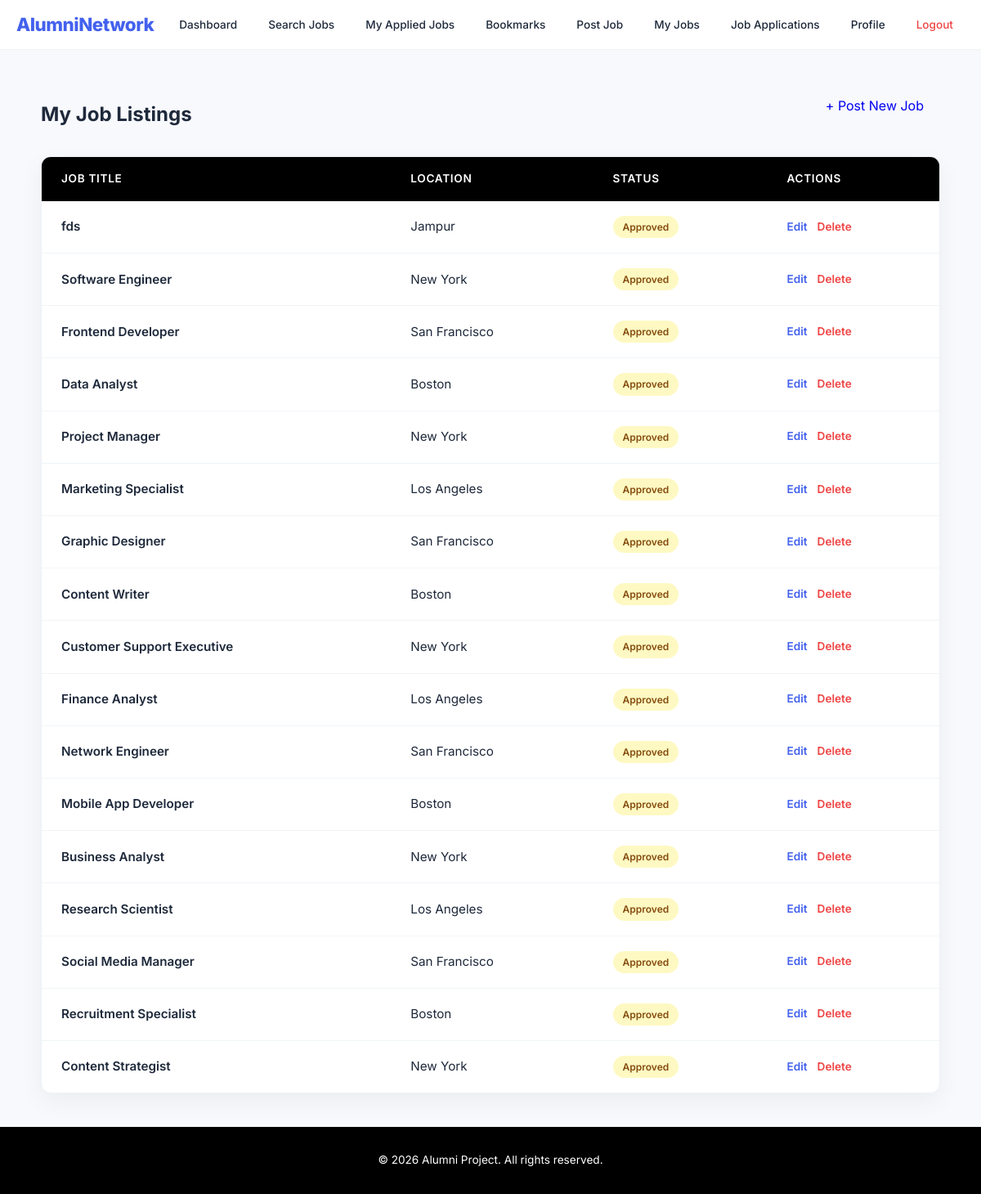
The app's page /jobs/my-jobs/ (signed in) with its own data.
### myapp/models.py (models this page shows, shortened)
class Job(models.Model):
    STATUS_CHOICES = (
        ('pending', 'Pending'),
        ('approved', 'Approved'),
        ('rejected', 'Rejected'),
    )
    employer = models.ForeignKey(
        UserRegister,
        on_delete=models.CASCADE,
        limit_choices_to={'role__in': ['employer', 'alumni']},
        related_name='jobs'
    )
    title = models.CharField(max_length=255)
    description = models.TextField()
    location = models.CharField(max_length=255)
    salary_min = models.DecimalField(max_digits=10, decimal_places=2, blank=True, null=True)
    salary_max = models.DecimalField(max_digits=10, decimal_places=2, blank=True, null=True)
    category = models.CharField(max_length=255)
    skills_required = models.TextField(help_text="Comma separated skills")
    status = models.CharField(max_length=20, choices=STATUS_CHOICES, default='approved')
    created_at = models.DateTimeField(auto_now_add=True)

### myapp/views.py (the view)
# urls.py: path('jobs/my-jobs/', views.my_jobs, name='my_jobs'),
def my_jobs(request):
    username = request.session.get('username')
    role = request.session.get('role')
    if not username or role not in ['alumni', 'employer']:
        return redirect('login')
    user = get_object_or_404(UserRegister, username=username)
    jobs = Job.objects.filter(employer=user).order_by('-created_at')
    return render(request, 'my_jobs.html', {'jobs': jobs})

### templates/my_jobs.html (shortened to what this page needs)
{% extends "base.html" %}
{% block content %}
<div class="job-list-header">
    <h2>My Job Listings</h2>
    <a href="{% url 'create_job' %}" class="btn-primary" style="padding: 10px 20px; text-decoration: none; border-radius: 8px;">
        + Post New Job
    </a>
</div>
<div class="table-container">
    <table>
        <thead>
            <tr>
                <th>Job Title</th>
                <th>Location</th>
                <th>Status</th>
                <th>Actions</th>
            </tr>
        </thead>
        <tbody>
            {% for job in jobs %}
            <tr>
                <td style="font-weight: 600;">{{ job.title }}</td>
                <td>{{ job.location }}</td>
                <td>
                    <span class="status-badge
                        {% if job.status == 'active' %}status-active
                        {% elif job.status == 'closed' %}status-closed
                        {% else %}status-pending{% endif %}">
                        {{ job.status }}
                    </span>
                </td>
                <td>
                    <div class="action-links">
                        <a href="{% url 'update_job' job.id %}" class="btn-action edit-link">Edit</a>
                        <a href="{% url 'delete_job' job.id %}" class="btn-action delete-link" onclick="return confirm('Are you sure you want to delete this job?')">Delete</a>
                    </div>
                </td>
            </tr>
            {% endfor %}
        </tbody>
    </table>
</div>
{% endblock %}

### templates/base.html (style rules this page uses)
:root { --primary-color: #4361ee; --secondary-color: #3f37c9; --bg-color: #f8f9fd; --card-bg: #ffffff; --text-dark: #1e293b; --text-light: #64748b; --success: #10b981; --danger: #ef4444; --shadow: 0 10px 30px rgba(0, 0, 0, 0.05); --radius: 12px; }
body { font-family: 'Inter', sans-serif; margin: 0; padding: 0; background-color: var(--bg-color); color: var(--text-dark); line-height: 1.6; display: flex; flex-direction: column; min-height: 100vh; }

### templates/my_jobs.html (style rules this page uses)
.job-list-header { display: flex; justify-content: space-between; align-items: center; margin-bottom: 2rem; }
.job-list-header h2 { margin-bottom: 0; }
.table-container { background: var(--card-bg); border-radius: var(--radius); box-shadow: var(--shadow); overflow: hidden; border: 1px solid #edf2f7; }
table { width: 100%; border-collapse: collapse; text-align: left; }
th { background-color: #000000; color: white; font-weight: 600; font-size: 0.85rem; text-transform: uppercase; letter-spacing: 0.05em; padding: 16px 24px; }
td { padding: 18px 24px; border-bottom: 1px solid #f1f5f9; font-size: 0.95rem; color: var(--text-dark); }
tr:last-child td { border-bottom: none; }
.status-badge { display: inline-block; padding: 4px 12px; border-radius: 20px; font-size: 0.75rem; font-weight: 600; text-transform: capitalize; }
.status-pending { background: #fef9c3; color: #854d0e; }
.action-links { display: flex; gap: 12px; }
.btn-action { text-decoration: none; font-size: 0.85rem; font-weight: 600; transition: 0.2s; }
.edit-link { color: var(--primary-color); }
.delete-link { color: var(--danger); }

### records on screen
Job: title "fds", location "Jampur", status "Approved"
Job: title "Software Engineer", location "New York", status "Approved"
Job: title "Frontend Developer", location "San Francisco", status "Approved"
Job: title "Data Analyst", location "Boston", status "Approved"
Job: title "Project Manager", location "New York", status "Approved"
Job: title "Marketing Specialist", location "Los Angeles", status "Approved"
Job: title "Graphic Designer", location "San Francisco", status "Approved"
Job: title "Content Writer", location "Boston", status "Approved"
Job: title "Customer Support Executive", location "New York", status "Approved"
Job: title "Finance Analyst", location "Los Angeles", status "Approved"
Job: title "Network Engineer", location "San Francisco", status "Approved"
Job: title "Mobile App Developer", location "Boston", status "Approved"
Job: title "Business Analyst", location "New York", status "Approved"
Job: title "Research Scientist", location "Los Angeles", status "Approved"
Job: title "Social Media Manager", location "San Francisco", status "Approved"
Job: title "Recruitment Specialist", location "Boston", status "Approved"
Job: title "Content Strategist", location "New York", status "Approved"
